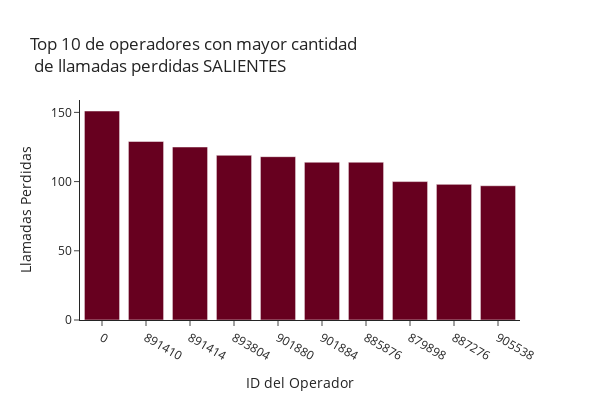

The cell this chart's notebook holds for it:
### Code cell
missed_calls_per_operator = df_merged[df_merged['direction'] == 'out']
missed_calls_per_operator = missed_calls_per_operator.groupby('operator_id').agg({'is_missed_call':'sum'})
missed_calls_per_operator = missed_calls_per_operator.sort_values(by= 'is_missed_call', ascending=False).head(10)
print(missed_calls_per_operator)

labels = missed_calls_per_operator.index.to_list()
labels = [str(x) for x in labels]

fig = px.bar(missed_calls_per_operator, x=labels, y='is_missed_call',
            labels={ 'x':'ID del Operador', 'is_missed_call':'Llamadas Perdidas'},
            title='Top 10 de operadores con mayor cantidad <br> de llamadas perdidas SALIENTES',
            color_discrete_sequence=px.colors.sequential.RdBu,
            template='simple_white')

fig.update_layout(width=600, height=400)

plt.tight_layout()
fig.show()

### Figure 1 — Plotly figure (JSON) as saved in the notebook; plotly's stock layout.template omitted (floating-point values rounded to 4 significant figures)
{"data": [{"alignmentgroup": "True", "hovertemplate": "ID del Operador=%{x}<br>Llamadas Perdidas=%{y}<extra></extra>", "legendgroup": "", "marker": {"color": "rgb(103,0,31)", "pattern": {"shape": ""}}, "name": "", "offsetgroup": "", "orientation": "v", "showlegend": false, "textposition": "auto", "type": "bar", "x": ["0", "891410", "891414", "893804", "901880", "901884", "885876", "879898", "887276", "905538"], "xaxis": "x", "y": [151, 129, 125, 119, 118, 114, 114, 100, 98, 97], "yaxis": "y"}], "layout": {"barmode": "relative", "height": 400, "legend": {"tracegroupgap": 0}, "title": {"text": "Top 10 de operadores con mayor cantidad <br> de llamadas perdidas SALIENTES"}, "width": 600, "xaxis": {"anchor": "y", "domain": [0, 1], "title": {"text": "ID del Operador"}}, "yaxis": {"anchor": "x", "domain": [0, 1], "title": {"text": "Llamadas Perdidas"}}}}
